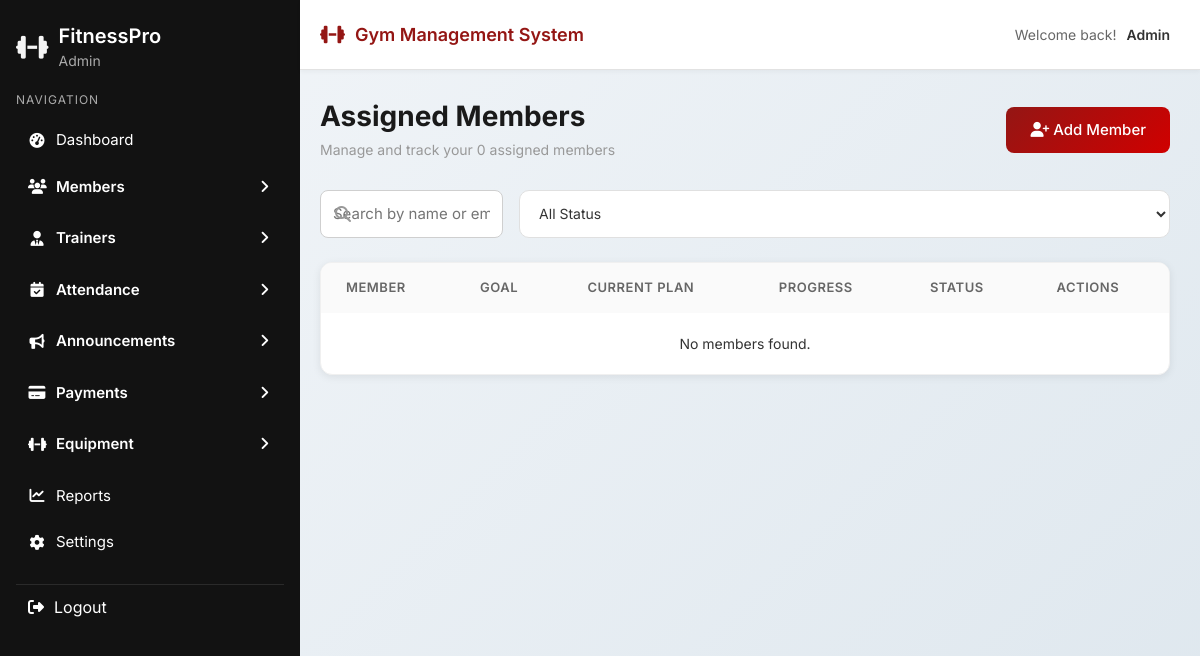
Page /trainer/assigned-member.php (signed in) on the earlier database version.
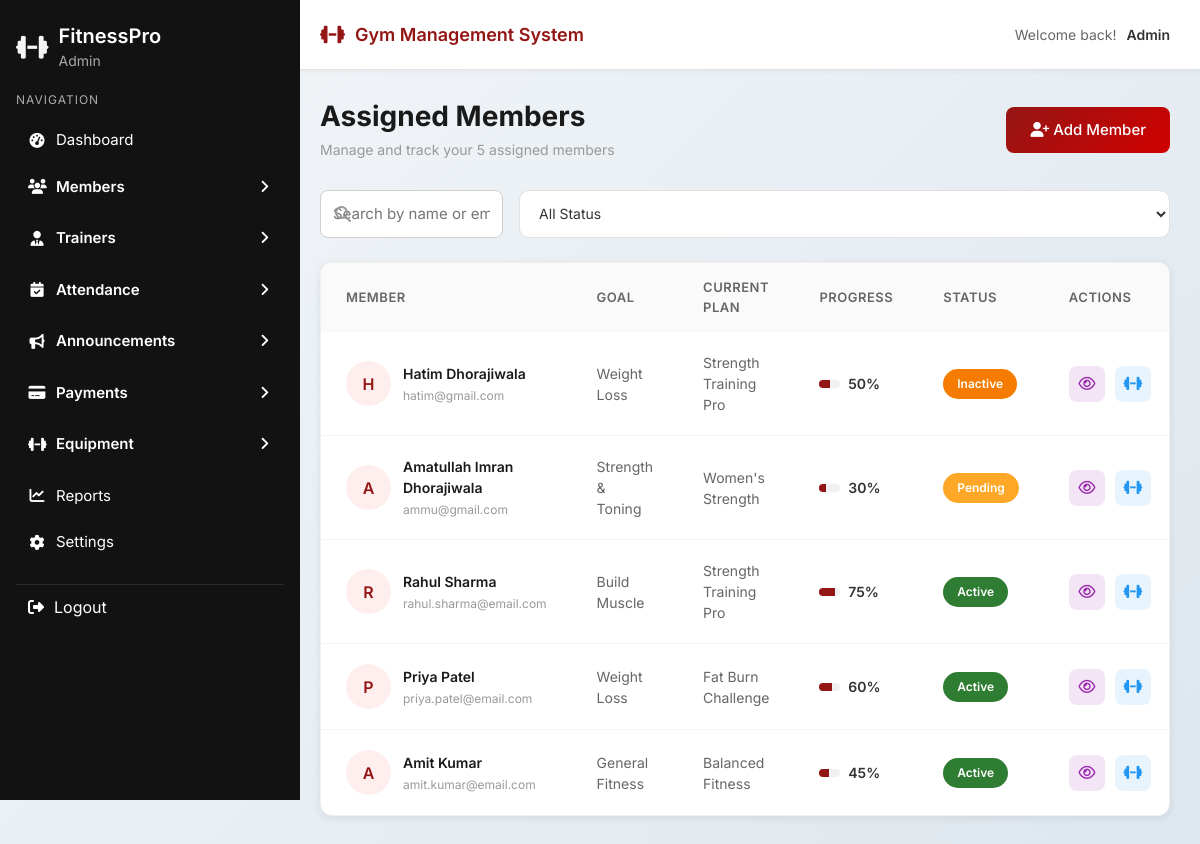
Same page on the later database version.
### tables this page shows
CREATE TABLE `members` (
  `id` int(11) NOT NULL,
  `full_name` varchar(100) NOT NULL,
  `email` varchar(100) NOT NULL,
  `phone` varchar(20) NOT NULL,
  `dob` date NOT NULL,
  `gender` enum('Male','Female','Other') NOT NULL,
  `address` text NOT NULL,
  `membership_type` varchar(50) NOT NULL,
  `start_date` date NOT NULL,
  `end_date` date NOT NULL,
  `duration` varchar(20) NOT NULL,
  `membership_status` enum('Active','Inactive','Expired') DEFAULT 'Active',
  `fitness_level` enum('Beginner','Medium','Advanced') DEFAULT 'Beginner',
  `created_at` timestamp NOT NULL DEFAULT current_timestamp(),
  `updated_at` timestamp NOT NULL DEFAULT current_timestamp() ON UPDATE current_timestamp()
);

### trainer/assigned-member.php (the view, shortened to what this page needs)
<?php
require_once '../dbcon.php';
$sql = "SELECT
    m.id,
    m.full_name,
    m.email,
    m.phone,
    m.membership_type,
    m.membership_status,
    m.created_at,
    COALESCE(wp.goal, 'Not Set') as goal,
    COALESCE(wp.current_plan, 'Not Assigned') as current_plan,
    COALESCE(wp.progress, 0) as progress,
    COALESCE(wp.status, 'Pending') as workout_status
FROM members m
LEFT JOIN workout_plans wp ON m.id = wp.member_id
ORDER BY m.created_at DESC";
$result = mysqli_query($conn, $sql);
$members = [];
if (mysqli_num_rows($result) > 0) {
    while($row = mysqli_fetch_assoc($result)) {
        $members[] = $row;
    }
}
$total_members = count($members);
?>
<!DOCTYPE html>
<html lang="en">
<head>
  <link href="https://cdn.jsdelivr.net/npm/bootstrap@5.3.2/dist/css/bootstrap.min.css" rel="stylesheet">
  <link rel="stylesheet" href="https://cdnjs.cloudflare.com/ajax/libs/font-awesome/6.5.1/css/all.min.css">
  <link rel="stylesheet" href="../css/sidebar.css">
  <link rel="stylesheet" href="../css/common.css">
</head>
<body>
<?php include '../layout/header.php'; ?>
<?php include '../layout/sidebar.php'; ?>
<div class="main-wrapper">
  <div class="main-content">
    <div class="page-header">
      <div class="d-flex justify-content-between align-items-center">
        <div>
          <h1 class="page-title">Assigned Members</h1>
          <p class="page-subtitle">Manage and track your <?= $total_members ?> assigned members</p>
        </div>
        <?php if ($_SESSION['role'] == 'admin'): ?>
        <a href="member-entry.php" class="btn app-btn-primary">
          <i class="fa-solid fa-user-plus"></i> Add Member
        </a>
        <?php endif; ?>
      </div>
    </div>
    <div class="d-flex gap-3 mb-4">
      <div class="search-box flex-grow-1">
        <i class="fa-solid fa-magnifying-glass"></i>
        <input type="text" id="searchInput" placeholder="Search by name or email...">
      </div>
      <select class="filter-select" id="statusFilter">
        <option value="">All Status</option>
      </select>
    </div>
    <div class="members-table-container">
      <table class="members-table">
        <thead>
          <tr>
            <th>Member</th>
            <th>Goal</th>
            <th>Current Plan</th>
            <th>Progress</th>
            <th>Status</th>
            <th>Actions</th>
          </tr>
        </thead>
        <tbody id="membersTableBody">
          <?php if (count($members) > 0): ?>
            <?php foreach ($members as $member):
              $initial = strtoupper(substr($member['full_name'], 0, 1));
            ?>
            <tr data-status="<?= strtolower($member['workout_status']) ?>">
              <td>
                <div class="member-cell">
                  <div class="member-avatar"><?= $initial ?></div>
                  <div class="member-info">
                    <span class="name"><?= htmlspecialchars($member['full_name']) ?></span>
                    <span class="joined"><?= htmlspecialchars($member['email']) ?></span>
                  </div>
                </div>
              </td>
              <td>
                <span style="color: #666;"><?= htmlspecialchars($member['goal']) ?></span>
              </td>
              <td>
                <span style="color: #666;"><?= htmlspecialchars($member['current_plan']) ?></span>
              </td>
              <td>
                <div class="d-flex align-items-center gap-2">
                  <div style="flex: 1; height: 8px; background: #f0f0f0; border-radius: 10px; overflow: hidden;">
                    <div style="height: 100%; background: var(--active-color); width: <?= $member['progress'] ?>%; transition: width 0.3s;"></div>
                  </div>
                  <span style="font-weight: 600; color: #333; min-width: 45px;"><?= $member['progress'] ?>%</span>
                </div>
              </td>
              <td>
                <span class="status-badge <?= strtolower($member['workout_status']) ?>">
                  <?= htmlspecialchars($member['workout_status']) ?>
                </span>
              </td>
              <td>
                <div class="action-buttons">
                  <button class="btn-action view" onclick="viewMember(<?= $member['id'] ?>)" title="View Details">
                    <i class="fa-regular fa-eye"></i>
                  </button>
                  <button class="btn-action edit" onclick="editWorkoutPlan(<?= $member['id'] ?>)" title="Edit Workout Plan">
                    <i class="fa-solid fa-dumbbell"></i>
                  </button>
                </div>
              </td>
            </tr>
            <?php endforeach; ?>
          <?php else: ?>
            <tr>
              <td colspan="6" class="text-center">No members found.</td>
            </tr>
          <?php endif; ?>
        </tbody>
      </table>
    </div>
  </div>
</div>
</body>
</html>

Differences in the rows shown:
added members: full_name "H", full_name "Hatim Dhorajiwala", email "hatim@gmail.com", goal "Weight Loss", current_plan "Strength Training Pro", progress "50", workout_status "Inactive"
added members: full_name "A", full_name "Amatullah Imran Dhorajiwala", email "ammu@gmail.com", goal "Strength & Toning", current_plan "Women's Strength", progress "30", workout_status "Pending"
added members: full_name "R", full_name "Rahul Sharma", email "rahul.sharma@email.com", goal "Build Muscle", current_plan "Strength Training Pro", progress "75", workout_status "Active"
added members: full_name "P", full_name "Priya Patel", email "priya.patel@email.com", goal "Weight Loss", current_plan "Fat Burn Challenge", progress "60", workout_status "Active"
added members: full_name "A", full_name "Amit Kumar", email "amit.kumar@email.com", goal "General Fitness", current_plan "Balanced Fitness", progress "45", workout_status "Active"
Other differences:
$total_members: "0" → "5"
text no longer shown: "No members found."
